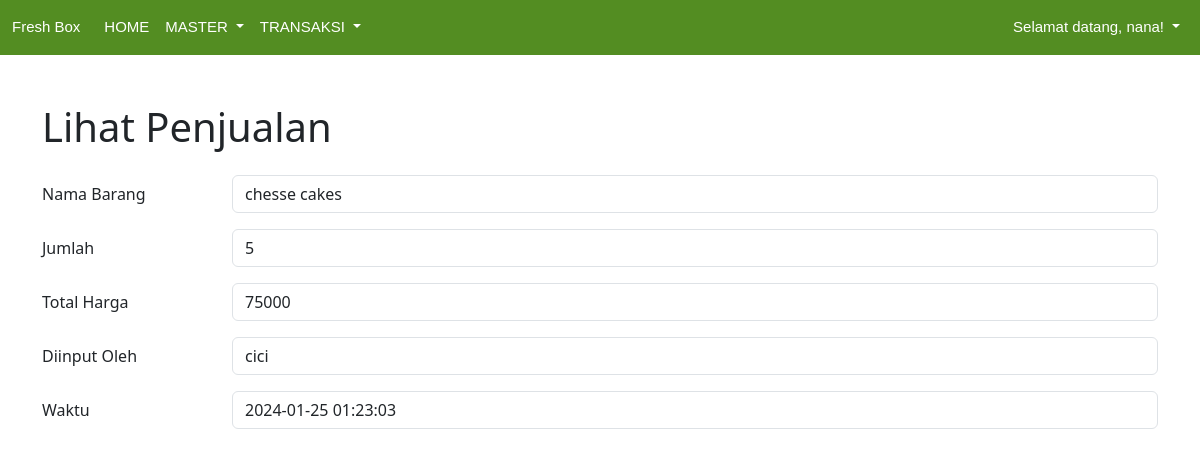
Page /read-penjualan.php?id=1 (signed in) on the earlier database version.
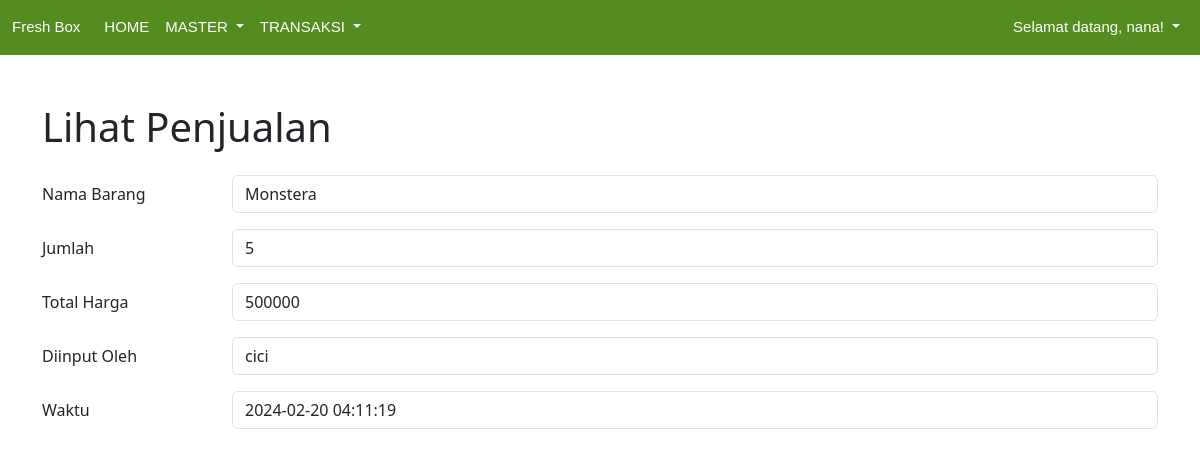
Same page on the later database version.
### tables this page shows
CREATE TABLE `penjualan` (
  `id` int(10) UNSIGNED NOT NULL,
  `id_barang` int(10) UNSIGNED NOT NULL,
  `jumlah` int(10) UNSIGNED NOT NULL,
  `total_harga` int(10) UNSIGNED NOT NULL,
  `id_staff` int(10) UNSIGNED NOT NULL,
  `id_pelanggan` int(10) UNSIGNED NOT NULL,
  `created_at` timestamp NOT NULL DEFAULT current_timestamp(),
  `updated_at` timestamp NULL DEFAULT NULL ON UPDATE current_timestamp()
);

CREATE TABLE `barang` (
  `id` int(11) UNSIGNED NOT NULL,
  `nama` varchar(50) NOT NULL,
  `kategori` enum('makanan','minuman') NOT NULL,
  `stok` int(10) UNSIGNED NOT NULL,
  `harga_jual` int(10) UNSIGNED NOT NULL,
  `created_at` timestamp NOT NULL DEFAULT current_timestamp(),
  `updated_at` timestamp NULL DEFAULT NULL ON UPDATE current_timestamp()
);

CREATE TABLE `user` (
  `id` int(11) UNSIGNED NOT NULL,
  `username` varchar(50) NOT NULL,
  `password` varchar(255) NOT NULL,
  `level` enum('admin','keuangan','logistik') NOT NULL,
  `created_at` timestamp NOT NULL DEFAULT current_timestamp(),
  `updated_at` timestamp NULL DEFAULT NULL ON UPDATE current_timestamp()
);

### read-penjualan.php (the view, shortened to what this page needs)
<!DOCTYPE html>
<html lang="en">
<head>
    <link href="https://cdn.jsdelivr.net/npm/bootstrap@5.3.0-alpha1/dist/css/bootstrap.min.css" rel="stylesheet">
</head>
<body>
    <?php include "menu.php"; ?>
    <?php
    require "koneksi.php";
    $id = $_GET["id"];
    $sql = "SELECT penjualan.id, barang.nama as nama_barang, penjualan.jumlah, penjualan.total_harga, user.username, penjualan.created_at FROM barang JOIN penjualan on barang.id = penjualan.id_barang JOIN user ON user.id = penjualan.id_staff WHERE penjualan.id = '$id'";
    $query = mysqli_query($koneksi, $sql);
    $penjualan = mysqli_fetch_array($query);
    ?>
    <div class="container mt-5">
        <h1 class="mb-4">Lihat Penjualan</h1>
        <form>
            <div class="mb-3 row">
                <label for="namaBarang" class="col-sm-2 col-form-label">Nama Barang</label>
                <div class="col-sm-10">
                    <input readonly type="text" class="form-control" id="namaBarang" value="<?= $penjualan["nama_barang"] ?>">
                </div>
            </div>
            <div class="mb-3 row">
                <label for="jumlah" class="col-sm-2 col-form-label">Jumlah</label>
                <div class="col-sm-10">
                    <input readonly type="text" class="form-control" id="jumlah" value="<?= $penjualan["jumlah"] ?>">
                </div>
            </div>
            <div class="mb-3 row">
                <label for="totalHarga" class="col-sm-2 col-form-label">Total Harga</label>
                <div class="col-sm-10">
                    <input readonly type="text" class="form-control" id="totalHarga" value="<?= $penjualan["total_harga"] ?>">
                </div>
            </div>
            <div class="mb-3 row">
                <label for="diinputOleh" class="col-sm-2 col-form-label">Diinput Oleh</label>
                <div class="col-sm-10">
                    <input readonly type="text" class="form-control" id="diinputOleh" value="<?= $penjualan["username"] ?>">
                </div>
            </div>
            <div class="mb-3 row">
                <label for="waktu" class="col-sm-2 col-form-label">Waktu</label>
                <div class="col-sm-10">
                    <input readonly type="text" class="form-control" id="waktu" value="<?= $penjualan["created_at"] ?>">
                </div>
            </div>
        </form>
    </div>
</body>
</html>

Differences in the rows shown:
changed penjualan "cici": id_barang.nama "chesse cakes" → "Monstera"; total_harga "75000" → "500000"; created_at "2024-01-25 01:23:03" → "2024-02-20 04:11:19"
